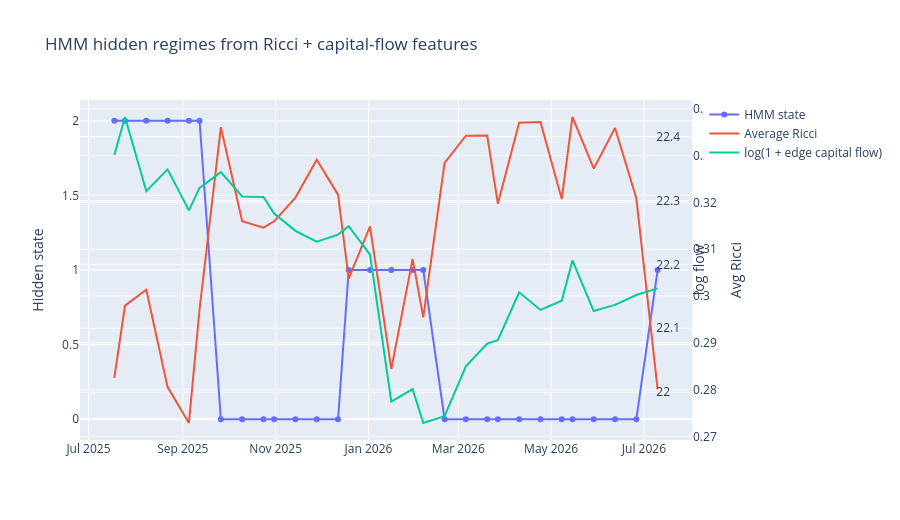

The notebook cell this image was saved under:
### Markdown cell above
## 14. Gaussian Hidden Markov Model

### Why use HMM
Looking only at returns, the market appears noisy, random. HMM can infer hidden states, bull or bear, neutral, which fluctuations are consistent with one underlying regime.

HMM separates:
- short-term observation noise
- longer-lasting hidden regimes


Formular
---
Let $S_t$ be a hidden market-structure state and \(Y_t\) be the observed graph-feature vector. The HMM models:


$$P(S_t\mid S_{t-1})$$

and

$$P(Y_t\mid S_t).$$

v12 standardizes the features, fits a diagonal-covariance Gaussian HMM, predicts the most likely state, and calculates posterior probabilities.

Now HMM estimates
```
the hidden geometric regime of the market
```
rather than only the return regime. Advagtage of using HMM:
|Feature|interretation|
|---|---|
|high average Ricci|Stable market.|
|negative Ricci|Market under structural stress|
|positive Ricci|Rotation regime|

Features of HMM_df
---
|Feature|	Meaning	| Why uses|
|---|---|---|
|mean_return|	Average return of all stocks in the window|	Market direction|
|volatility|	Standard deviation of returns|	Market risk/stress|
|avg_ricci|	Mean Ollivier/Forman Ricci curvature|	Overall network robustness|
|ricci_std|	Variation of Ricci curvature|Structural heterogeneity|
|capital_similarity|	Average $S_{ij}$|Liquidity consistency|
|flow_energy (or delta2)|	Distance between $G_{capital}$ and $G_{flowed}$|Geometric stress|
|num_clusters|	Number of connected/clustered communities|	Market fragmentation|
|largest_component_ratio|	Fraction of nodes in the largest component|	Connectivity|
|bridge_ratio|	Fraction of negative-curvature bridge edges|	Structural bottlenecks|

### Output

|Feature|	Meaning|
|---|---|
|state|	Most likely hidden regime (0, 1, 2, …)|
|state_probability| (optional)	Confidence of the inferred state|
|regime_name|	Human-readable label such as Stable, Rotation, Stress|

### Code cell
hmm_df, regime_labels = compute_hmm_regimes(
    frames=frames,
    returns=returns,
    starts=starts,
    window_size=60,
    n_components=3,
    forward_days=5,
    random_state=42,
)

print("Regime labels:", regime_labels)
display(hmm_df.tail())
plot_hmm_regimes(hmm_df).show()

### Figure 1 — Plotly figure (JSON) as saved in the notebook; plotly's stock layout.template omitted (floating-point values rounded to 4 significant figures)
{"data": [{"mode": "lines+markers", "name": "HMM state", "type": "scatter", "x": ["2025-07-18 00:00:00", "2025-07-25 00:00:00", "2025-08-08 00:00:00", "2025-08-22 00:00:00", "2025-09-05 00:00:00", "2025-09-12 00:00:00", "2025-09-26 00:00:00", "2025-10-10 00:00:00", "2025-10-24 00:00:00", "2025-10-31 00:00:00", "2025-11-14 00:00:00", "2025-11-28 00:00:00", "2025-12-12 00:00:00", "2025-12-19 00:00:00", "2026-01-02 00:00:00", "2026-01-16 00:00:00", "2026-01-30 00:00:00", "2026-02-06 00:00:00", "2026-02-20 00:00:00", "2026-03-06 00:00:00", "2026-03-20 00:00:00", "2026-03-27 00:00:00", "2026-04-10 00:00:00", "2026-04-24 00:00:00", "2026-05-08 00:00:00", "2026-05-15 00:00:00", "2026-05-29 00:00:00", "2026-06-12 00:00:00", "2026-06-26 00:00:00", "2026-07-10 00:00:00"], "y": [2, 2, 2, 2, 2, 2, 0, 0, 0, 0, 0, 0, 0, 1, 1, 1, 1, 1, 0, 0, 0, 0, 0, 0, 0, 0, 0, 0, 0, 1]}, {"mode": "lines", "name": "Average Ricci", "type": "scatter", "x": ["2025-07-18 00:00:00", "2025-07-25 00:00:00", "2025-08-08 00:00:00", "2025-08-22 00:00:00", "2025-09-05 00:00:00", "2025-09-12 00:00:00", "2025-09-26 00:00:00", "2025-10-10 00:00:00", "2025-10-24 00:00:00", "2025-10-31 00:00:00", "2025-11-14 00:00:00", "2025-11-28 00:00:00", "2025-12-12 00:00:00", "2025-12-19 00:00:00", "2026-01-02 00:00:00", "2026-01-16 00:00:00", "2026-01-30 00:00:00", "2026-02-06 00:00:00", "2026-02-20 00:00:00", "2026-03-06 00:00:00", "2026-03-20 00:00:00", "2026-03-27 00:00:00", "2026-04-10 00:00:00", "2026-04-24 00:00:00", "2026-05-08 00:00:00", "2026-05-15 00:00:00", "2026-05-29 00:00:00", "2026-06-12 00:00:00", "2026-06-26 00:00:00", "2026-07-10 00:00:00"], "y": [0.2825, 0.2979, 0.3013, 0.2805, 0.2729, 0.2971, 0.3361, 0.316, 0.3146, 0.3159, 0.321, 0.3291, 0.3216, 0.3037, 0.3149, 0.2844, 0.3079, 0.2955, 0.3284, 0.3343, 0.3343, 0.3197, 0.337, 0.3372, 0.3207, 0.3382, 0.3272, 0.3359, 0.3209, 0.28], "yaxis": "y2"}, {"mode": "lines", "name": "log(1 + edge capital flow)", "type": "scatter", "x": ["2025-07-18 00:00:00", "2025-07-25 00:00:00", "2025-08-08 00:00:00", "2025-08-22 00:00:00", "2025-09-05 00:00:00", "2025-09-12 00:00:00", "2025-09-26 00:00:00", "2025-10-10 00:00:00", "2025-10-24 00:00:00", "2025-10-31 00:00:00", "2025-11-14 00:00:00", "2025-11-28 00:00:00", "2025-12-12 00:00:00", "2025-12-19 00:00:00", "2026-01-02 00:00:00", "2026-01-16 00:00:00", "2026-01-30 00:00:00", "2026-02-06 00:00:00", "2026-02-20 00:00:00", "2026-03-06 00:00:00", "2026-03-20 00:00:00", "2026-03-27 00:00:00", "2026-04-10 00:00:00", "2026-04-24 00:00:00", "2026-05-08 00:00:00", "2026-05-15 00:00:00", "2026-05-29 00:00:00", "2026-06-12 00:00:00", "2026-06-26 00:00:00", "2026-07-10 00:00:00"], "y": [22.37, 22.43, 22.31, 22.35, 22.28, 22.32, 22.34, 22.31, 22.31, 22.28, 22.25, 22.24, 22.25, 22.26, 22.22, 21.99, 22.0, 21.95, 21.96, 22.04, 22.08, 22.08, 22.16, 22.13, 22.14, 22.21, 22.13, 22.14, 22.15, 22.16], "yaxis": "y3"}], "layout": {"height": 520, "hovermode": "x unified", "title": {"text": "HMM hidden regimes from Ricci + capital-flow features"}, "yaxis": {"title": {"text": "Hidden state"}}, "yaxis2": {"overlaying": "y", "side": "right", "title": {"text": "Avg Ricci"}}, "yaxis3": {"anchor": "free", "overlaying": "y", "position": 0.94, "side": "right", "title": {"text": "log flow"}}}}
